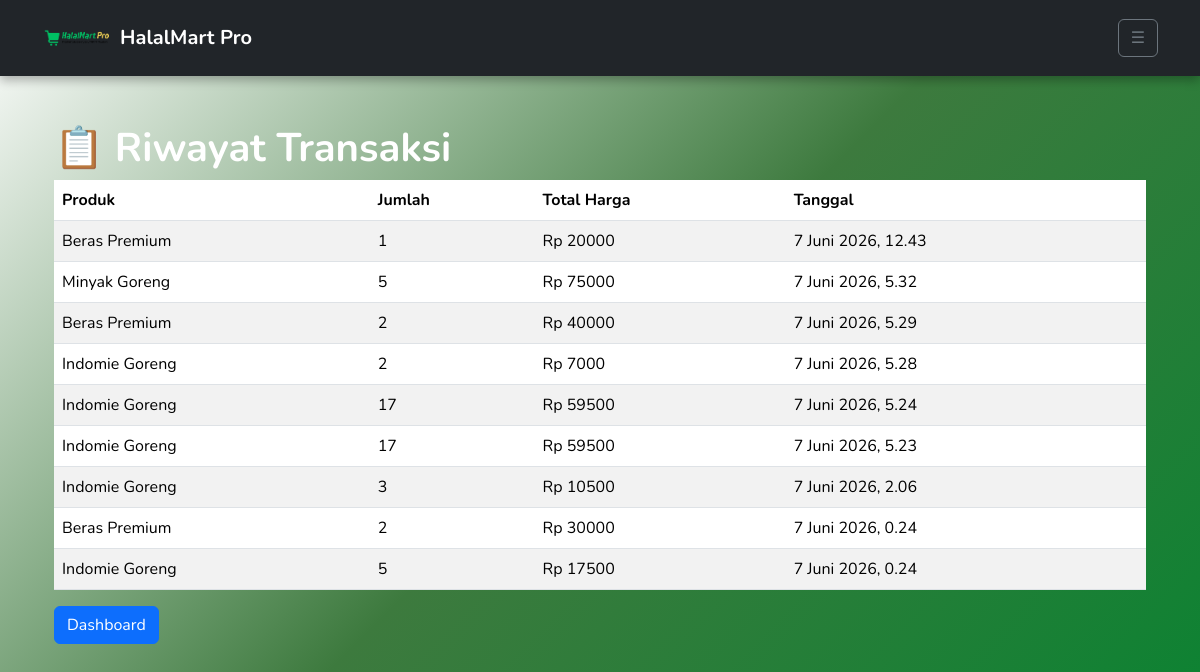
Before: /transaksi/ with the older database file.
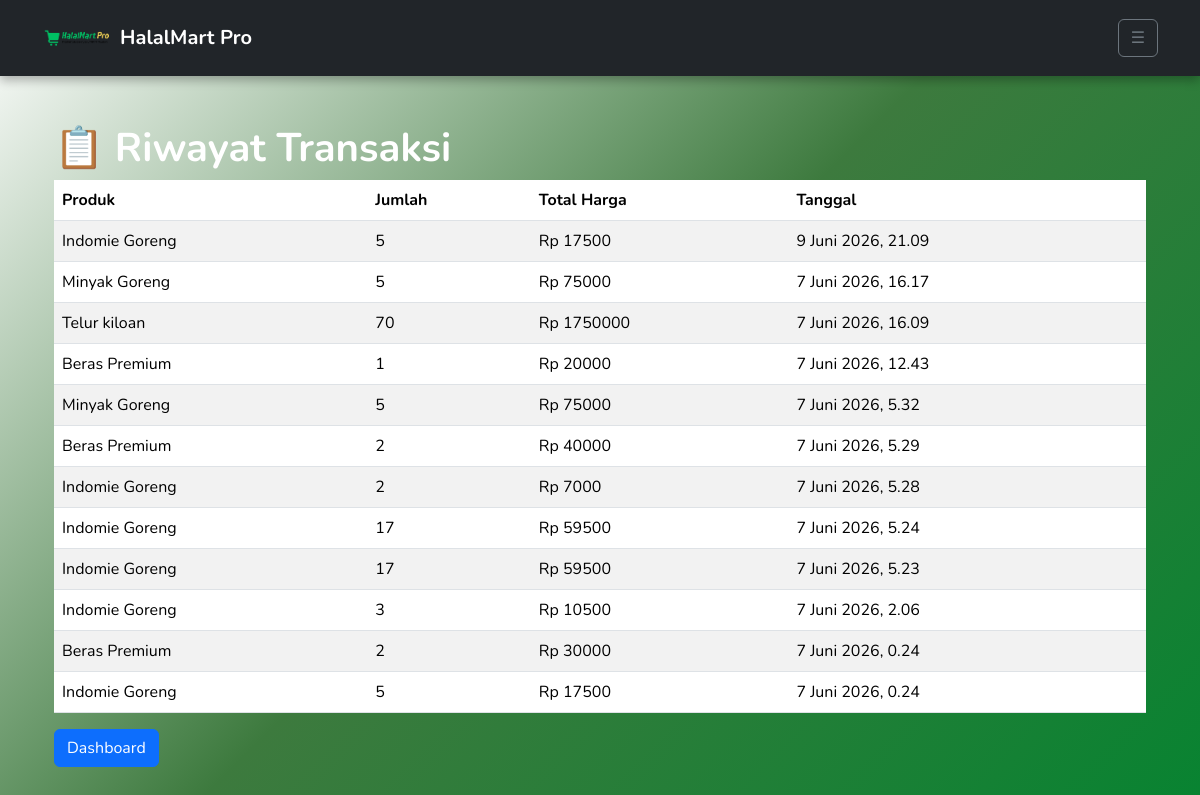
After: the same page with the newer database file.
### kasir/models.py (models this page shows, shortened)
class Transaksi(models.Model):
    produk = models.ForeignKey(
        Produk,
        on_delete=models.CASCADE
    )
    jumlah = models.IntegerField()
    total_harga = models.IntegerField()
    tanggal = models.DateTimeField(
        auto_now_add=True
    )

class Produk(models.Model):
    nama = models.CharField(max_length=100)
    harga = models.IntegerField()
    stok = models.IntegerField()
    halal = models.BooleanField(default=True)

### kasir/views.py (the view)
# urls.py: path('transaksi/', views.daftar_transaksi, name='transaksi'),
def daftar_transaksi(request):
    transaksi = (
        Transaksi.objects
        .all()
        .order_by('-tanggal')
    )
    return render(
        request,
        'kasir/transaksi.html',
        {
            'transaksi': transaksi
        }
    )

### kasir/templates/kasir/transaksi.html
{% extends 'kasir/base.html' %}
{% load i18n %}
{% block content %}
<div class="container mt-5">
<h1>📋 {% trans "Riwayat Transaksi" %}</h1>
    <table class="table table-striped">
        <thead>
            <tr>
                <th>{% trans "Produk" %}</th>
                <th>{% trans "Jumlah" %}</th>
                <th>{% trans "Total Harga" %}</th>
                <th>{% trans "Tanggal" %}</th>
            </tr>
        </thead>
        <tbody>
            {% for item in transaksi %}
            <tr>
                <td>{{ item.produk.nama }}</td>
                <td>{{ item.jumlah }}</td>
                <td>Rp {{ item.total_harga }}</td>
                <td>{{ item.tanggal }}</td>
            </tr>
            {% endfor %}
        </tbody>
    </table>
    <a href="/" class="btn btn-primary">
        {% trans "Dashboard" %}
    </a>
</div>
{% endblock %}

Changed rows visible on the page:
added Transaksi: produk.nama "Indomie Goreng", jumlah "5", total_harga "17500", tanggal "9 Juni 2026, 21.09"
added Transaksi: produk.nama "Minyak Goreng", jumlah "5", total_harga "75000", tanggal "7 Juni 2026, 16.17"
added Transaksi: produk.nama "Telur kiloan", jumlah "70", total_harga "1750000", tanggal "7 Juni 2026, 16.09"
